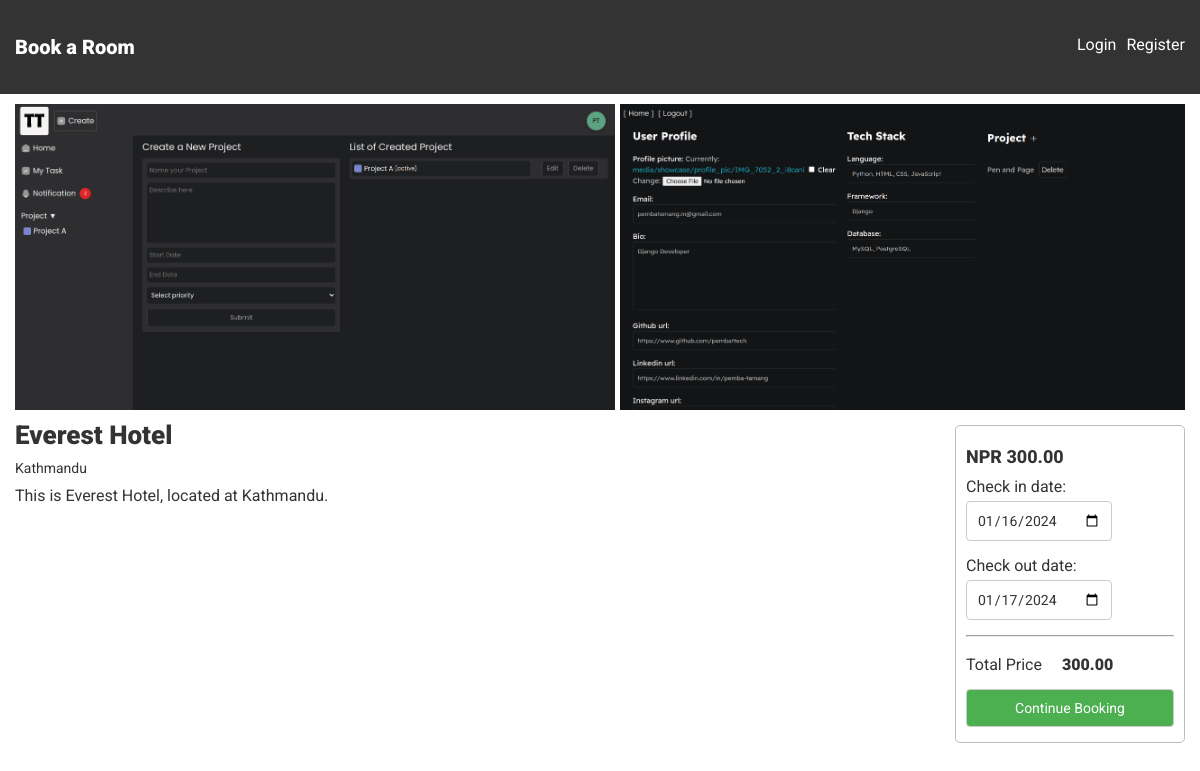
Page /hotel/hotel-detail/roanna-fisher on the committed database.
### hotel/models.py (models this page shows, shortened)
class Hotel(models.Model):
    hotelier = models.ForeignKey(
        settings.AUTH_USER_MODEL, on_delete=models.SET_NULL, null=True
    )
    name = models.CharField(max_length=255)
    address = models.CharField(max_length=255)
    description = models.TextField(null=True)
    price = models.DecimalField(max_digits=10, decimal_places=2, null=True)
    slug = models.SlugField(max_length=255, null=True, blank=True)

### hotel/views.py (the view)
# urls.py: path('hotel-detail/<slug>', hotel_detail, name = 'hotel_detail'),
def hotel_detail(request, slug):
    hotel = get_object_or_404(Hotel, slug=slug)
    hotelimage_instance = HotelImage.objects.filter(hotel__slug = slug)
    image_urls = [image.hotel_images for image in hotelimage_instance]
    print(image_urls)
    if request.method == "POST":
        reservation_form = ReservationForm(request.POST)
        if reservation_form.is_valid():
            total_cost = request.session.get(f'total_cost_{request.user.username}_{slug}', 0)
            print(total_cost)
            request.session.pop('total_cost', None)
    else:
        reservation_form = ReservationForm()
    context = {"hotel": hotel, "reservation_form": reservation_form, 'image_urls': image_urls}
    return render(request, "hotel/hotel_detail.html", context)

### hotel/forms.py
class ReservationForm(forms.ModelForm):
    class Meta:
        model = Reservation
        fields = ["check_in_date", "check_out_date"]
        widgets = {
            "check_in_date": forms.DateInput(attrs={"type": "date", "class": "input-check_in"}),
            "check_out_date": forms.DateInput(attrs={"type": "date", "class": "input-check_out"}),
        }
    def __init__(self, *args, **kwargs):
        super(ReservationForm, self).__init__(*args, **kwargs)
        today = date.today()
        tomorrow = today + timedelta(days=1)
        self.fields["check_in_date"].initial = today
        self.fields["check_out_date"].initial = tomorrow

### hotel/templates/hotel/hotel_detail.html (shortened to what this page needs)
{% extends "base.html" %}
{% block content %}
<div class="hotel-detail-wrapper">
    <div class="hotel-pics">
        {% for img_url in image_urls %}
        <img src="{{ img_url.url }}" alt="{{ hotel.name }}">
        {% endfor %}
    </div>
    <div class="div-flex">
        <div class="hotel-detail">
            <p class="heading">
                {{ hotel.name }}
            </p>
            <p class="hotel-info">
                {{ hotel.address }}
            <p class="hotel-info description">
                {{ hotel.description }}
            </p>
        </div>
        {% if not request.user.is_corporate %}
        <form action="" method='post' id="reservation-form">
            <div class="form-div">
                <p class="hotel-info price">
                    <span>
                        NPR
                        {{ hotel.price }}
                    </span>
                </p>
                {{ reservation_form.as_p }}
                <hr>
                <div class="div-flex">
                    <div>
                        <p>Total Price</p>
                    </div>
                    <div>
                        <p id="total-cost">{{ hotel.price }}</p>
                    </div>
                </div>
                <button class="button-style">Continue Booking</button>
            </div>
        </form>
        {% endif %}
    </div>
</div>
{% endblock content %}

### static/css/styles.css (style rules this page uses)
* { font-family: 'Roboto', sans-serif; color: #333; }
body { margin: 0; padding: 0; }
input, select, textarea, button { padding: 10px; margin: 5px 0; border: 1px solid #ccc; border-radius: 4px; box-sizing: border-box; font-size: 14px; }
button { background-color: #4CAF50; color: #fff; cursor: pointer; }
p { margin: 10px 0; }
.div-flex { display: flex; gap: 20px; }
.heading { font-size: 20px; font-weight: 900; }
.hotel-info { font-size: 14px; font-weight: 400; }
.hotel-info.price, .hotel-info.price span { font-size: 18px; font-weight: 800; color: #2196F3; }
.hotel-info.description { font-size: 16px; }
.hotel-detail-wrapper .hotel-pics img { width: 600px; }
.hotel-detail-wrapper .hotel-pics { display: flex; overflow-x: auto; gap: 5px; }
.hotel-detail-wrapper .heading { font-size: 26px; }
.hotel-detail-wrapper .hotel-detail { flex: 2; }
#reservation-form { flex: 0.5; padding: 15px 0; }
.form-div { padding: 10px; border: 1px solid #bbbbbb; border-radius: 5px; }
#reservation-form .hotel-info.price, #reservation-form .hotel-info.price span { color: #333; }
#reservation-form #total-cost { font-weight: 900; }
#reservation-form .button-style { width: 100%; }

### rows in the picture
Hotel: name "Everest Hotel", address "Kathmandu", description "This is Everest Hotel, located at Kathmandu.", price "300.00"
